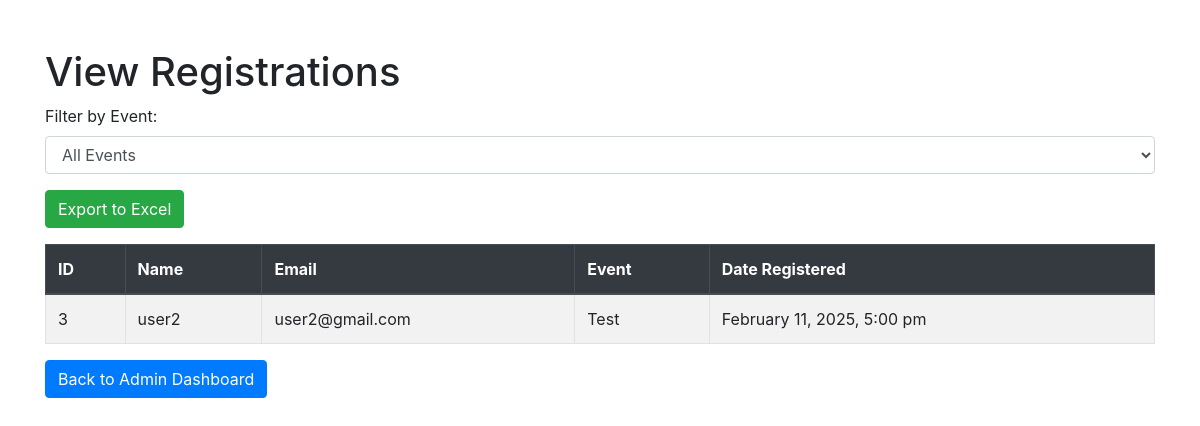
The page /view_registrations.php (signed in) on the database as committed earlier.
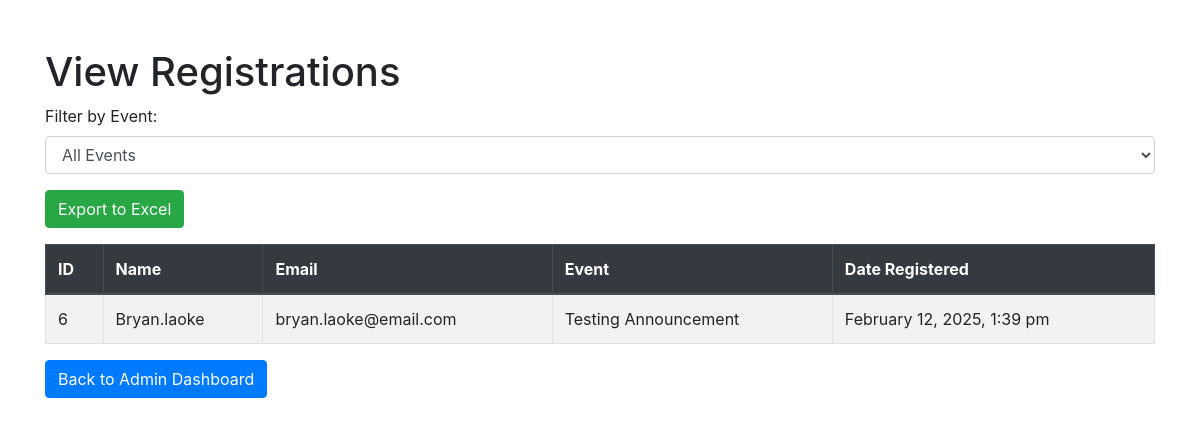
The same page on the database as committed later.
### tables this page shows
CREATE TABLE `registrations` (
  `id` int(11) NOT NULL,
  `announcement_id` int(11) NOT NULL,
  `user_id` int(11) NOT NULL,
  `name` varchar(255) NOT NULL,
  `email` varchar(255) NOT NULL,
  `registered_at` timestamp NOT NULL DEFAULT current_timestamp()
);

CREATE TABLE `announcements` (
  `id` int(11) NOT NULL,
  `title` varchar(255) NOT NULL,
  `content` text NOT NULL,
  `type` enum('view-only','event') NOT NULL,
  `max_participants` int(11) DEFAULT NULL,
  `created_at` timestamp NOT NULL DEFAULT current_timestamp(),
  `registered_participants` int(11) DEFAULT 0,
  `image_path` varchar(255) DEFAULT NULL,
  `genre` varchar(255) NOT NULL
);

### view_registrations.php (the view, shortened to what this page needs)
<?php
include 'db.php';
$sql = "SELECT registrations.*, announcements.title AS event_title
        FROM registrations
        JOIN announcements ON registrations.announcement_id = announcements.id";
$sql .= " ORDER BY registered_at DESC";
$result = $conn->query($sql);
?>
<!DOCTYPE html>
<html lang="en">
<head>
    <link rel="stylesheet" href="https://maxcdn.bootstrapcdn.com/bootstrap/4.5.2/css/bootstrap.min.css">
</head>
<body>
    <div class="container">
        <h1 class="mt-5">View Registrations</h1>
        <form method="GET" class="mb-3">
            <div class="form-group">
                <label for="event_id">Filter by Event:</label>
                <select name="event_id" id="event_id" class="form-control" onchange="filterRegistrations()">
                    <option value="">All Events</option>
                </select>
            </div>
        </form>
        <form method="POST" action="export_registrations.php" class="mb-3">
            <button type="submit" class="btn btn-success">Export to Excel</button>
        </form>
        <table class="table table-bordered table-striped mt-3">
            <thead class="thead-dark">
                <tr>
                    <th>ID</th>
                    <th>Name</th>
                    <th>Email</th>
                    <th>Event</th>
                    <th>Date Registered</th>
                </tr>
            </thead>
            <tbody>
                <?php while ($row = $result->fetch_assoc()): ?>
                    <tr>
                        <td><?php echo $row['id']; ?></td>
                        <td><?php echo htmlspecialchars($row['name']); ?></td>
                        <td><?php echo htmlspecialchars($row['email']); ?></td>
                        <td><?php echo htmlspecialchars($row['event_title']); ?></td>
                        <td><?php echo date("F j, Y, g:i a", strtotime($row['registered_at'])); ?></td>
                    </tr>
                <?php endwhile; ?>
            </tbody>
        </table>
        <p><a href="admin_dashboard.php" class="btn btn-primary">Back to Admin Dashboard</a></p>
    </div>
</body>
</html>

Rows that differ between the two databases and show on the page:
removed registrations: id "3", name "user2", email "user2@gmail.com", announcement.title "Test", registered_at "February 11, 2025, 5:00 pm"
added registrations: id "6", name "Bryan.laoke", email "bryan.laoke@email.com", announcement.title "Testing Announcement", registered_at "February 12, 2025, 1:39 pm"
